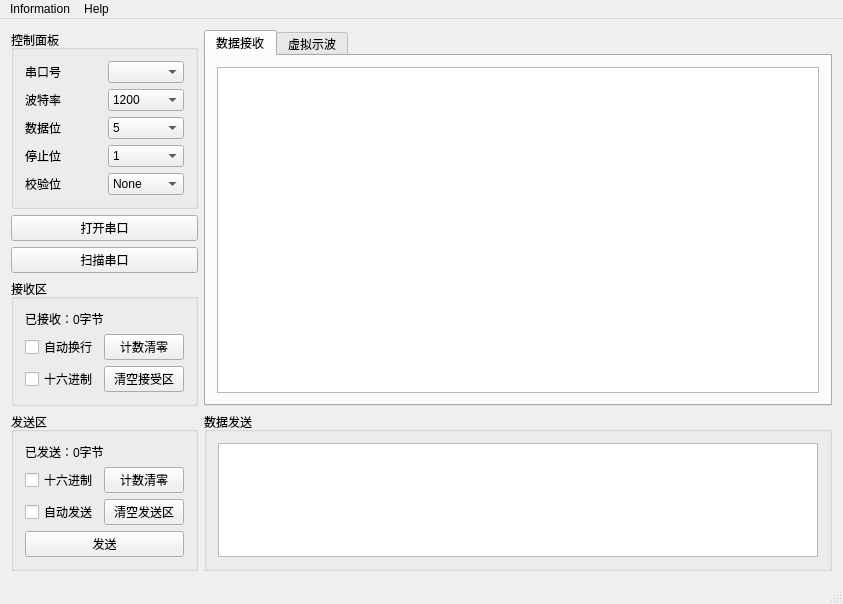
<?xml version="1.0" encoding="UTF-8"?>
<ui version="4.0">
 <class>MainWindow</class>
 <widget class="QMainWindow" name="MainWindow">
  <property name="geometry">
   <rect>
    <x>0</x>
    <y>0</y>
    <width>843</width>
    <height>563</height>
   </rect>
  </property>
  <property name="windowTitle">
   <string>MainWindow</string>
  </property>
  <widget class="QWidget" name="centralWidget">
   <layout class="QVBoxLayout" name="verticalLayout_8">
    <item>
     <layout class="QHBoxLayout" name="horizontalLayout">
      <item>
       <layout class="QVBoxLayout" name="verticalLayout_4">
        <item>
         <layout class="QVBoxLayout" name="verticalLayout_2">
          <item>
           <widget class="QGroupBox" name="groupBox">
            <property name="title">
             <string>控制面板</string>
            </property>
            <layout class="QVBoxLayout" name="verticalLayout">
             <item>
              <layout class="QGridLayout" name="gridLayout">
               <item row="1" column="0">
                <widget class="QLabel" name="label_2">
                 <property name="text">
                  <string>波特率</string>
                 </property>
                </widget>
               </item>
               <item row="0" column="1">
                <widget class="QComboBox" name="comboBox_Port"/>
               </item>
               <item row="0" column="0">
                <widget class="QLabel" name="label">
                 <property name="text">
                  <string>串口号</string>
                 </property>
                </widget>
               </item>
               <item row="1" column="1">
                <widget class="QComboBox" name="comboBox_Baud">
                 <item>
                  <property name="text">
                   <string>1200</string>
                  </property>
                 </item>
                 <item>
                  <property name="text">
                   <string>2400</string>
                  </property>
                 </item>
                 <item>
                  <property name="text">
                   <string>4800</string>
                  </property>
                 </item>
                 <item>
                  <property name="text">
                   <string>9600</string>
                  </property>
                 </item>
                 <item>
                  <property name="text">
                   <string>19200</string>
                  </property>
                 </item>
                 <item>
                  <property name="text">
                   <string>38400</string>
                  </property>
                 </item>
                 <item>
                  <property name="text">
                   <string>57600</string>
                  </property>
                 </item>
                 <item>
                  <property name="text">
                   <string>115200</string>
                  </property>
                 </item>
                </widget>
               </item>
               <item row="3" column="0">
                <widget class="QLabel" name="label_4">
                 <property name="text">
                  <string>停止位</string>
                 </property>
                </widget>
               </item>
               <item row="3" column="1">
                <widget class="QComboBox" name="comboBox_StopBit">
                 <item>
                  <property name="text">
                   <string>1</string>
                  </property>
                 </item>
                 <item>
                  <property name="text">
                   <string>1.5</string>
                  </property>
                 </item>
                 <item>
                  <property name="text">
                   <string>2</string>
                  </property>
                 </item>
                </widget>
               </item>
               <item row="2" column="0">
                <widget class="QLabel" name="label_3">
                 <property name="text">
                  <string>数据位</string>
                 </property>
                </widget>
               </item>
               <item row="2" column="1">
                <widget class="QComboBox" name="comboBox_DataBit">
                 <item>
                  <property name="text">
                   <string>5</string>
                  </property>
                 </item>
                 <item>
                  <property name="text">
                   <string>6</string>
                  </property>
                 </item>
                 <item>
                  <property name="text">
                   <string>7</string>
                  </property>
                 </item>
                 <item>
                  <property name="text">
                   <string>8</string>
                  </property>
                 </item>
                </widget>
               </item>
               <item row="4" column="1">
                <widget class="QComboBox" name="comboBox_CheckBit">
                 <item>
                  <property name="text">
                   <string>None</string>
                  </property>
                 </item>
                 <item>
                  <property name="text">
                   <string>Odd</string>
                  </property>
                 </item>
                 <item>
                  <property name="text">
                   <string>Even</string>
                  </property>
                 </item>
                 <item>
                  <property name="text">
                   <string>Space</string>
                  </property>
                 </item>
                 <item>
                  <property name="text">
                   <string>Mark</string>
                  </property>
                 </item>
                </widget>
               </item>
               <item row="4" column="0">
                <widget class="QLabel" name="label_5">
                 <property name="text">
                  <string>校验位</string>
                 </property>
                </widget>
               </item>
              </layout>
             </item>
            </layout>
           </widget>
          </item>
          <item>
           <widget class="QPushButton" name="OpenButton">
            <property name="text">
             <string>打开串口</string>
            </property>
           </widget>
          </item>
          <item>
           <widget class="QPushButton" name="ScanButton">
            <property name="text">
             <string>扫描串口</string>
            </property>
           </widget>
          </item>
         </layout>
        </item>
        <item>
         <widget class="QGroupBox" name="groupBox_2">
          <property name="title">
           <string>接收区</string>
          </property>
          <layout class="QVBoxLayout" name="verticalLayout_9">
           <item>
            <layout class="QVBoxLayout" name="verticalLayout_3">
             <item>
              <widget class="QLabel" name="label_recive">
               <property name="text">
                <string>已接收：0字节</string>
               </property>
              </widget>
             </item>
             <item>
              <layout class="QGridLayout" name="gridLayout_2">
               <item row="5" column="0">
                <widget class="QCheckBox" name="checkBox">
                 <property name="text">
                  <string>自动换行</string>
                 </property>
                </widget>
               </item>
               <item row="6" column="1">
                <widget class="QPushButton" name="r_Cls">
                 <property name="text">
                  <string>清空接受区</string>
                 </property>
                </widget>
               </item>
               <item row="6" column="0">
                <widget class="QCheckBox" name="R_checkBox_Hex">
                 <property name="text">
                  <string>十六进制</string>
                 </property>
                </widget>
               </item>
               <item row="5" column="1">
                <widget class="QPushButton" name="R_ClearButton">
                 <property name="text">
                  <string>计数清零</string>
                 </property>
                </widget>
               </item>
              </layout>
             </item>
            </layout>
           </item>
          </layout>
         </widget>
        </item>
       </layout>
      </item>
      <item>
       <widget class="QTabWidget" name="tabWidget">
        <property name="currentIndex">
         <number>0</number>
        </property>
        <widget class="QWidget" name="tab">
         <attribute name="title">
          <string>数据接收</string>
         </attribute>
         <layout class="QVBoxLayout" name="verticalLayout_7">
          <item>
           <widget class="QTextBrowser" name="textBrowser"/>
          </item>
         </layout>
        </widget>
        <widget class="QWidget" name="tab_2">
         <attribute name="title">
          <string>虚拟示波</string>
         </attribute>
        </widget>
       </widget>
      </item>
     </layout>
    </item>
    <item>
     <layout class="QHBoxLayout" name="horizontalLayout_3">
      <item>
       <widget class="QGroupBox" name="groupBox_3">
        <property name="title">
         <string>发送区</string>
        </property>
        <layout class="QHBoxLayout" name="horizontalLayout_2">
         <item>
          <layout class="QVBoxLayout" name="verticalLayout_5">
           <item>
            <widget class="QLabel" name="label_send">
             <property name="text">
              <string>已发送：0字节</string>
             </property>
            </widget>
           </item>
           <item>
            <layout class="QGridLayout" name="gridLayout_3">
             <item row="3" column="1">
              <widget class="QPushButton" name="S_ButtonClear">
               <property name="text">
                <string>计数清零</string>
               </property>
              </widget>
             </item>
             <item row="4" column="1">
              <widget class="QPushButton" name="s_Cls">
               <property name="text">
                <string>清空发送区</string>
               </property>
              </widget>
             </item>
             <item row="4" column="0">
              <widget class="QCheckBox" name="checkBox_timer">
               <property name="text">
                <string>自动发送</string>
               </property>
              </widget>
             </item>
             <item row="3" column="0">
              <widget class="QCheckBox" name="S_checkBox_Hex">
               <property name="text">
                <string>十六进制</string>
               </property>
              </widget>
             </item>
             <item row="6" column="0" colspan="2">
              <widget class="QPushButton" name="SendButton">
               <property name="text">
                <string>发送</string>
               </property>
              </widget>
             </item>
            </layout>
           </item>
          </layout>
         </item>
        </layout>
       </widget>
      </item>
      <item>
       <widget class="QGroupBox" name="groupBox_4">
        <property name="title">
         <string>数据发送</string>
        </property>
        <layout class="QVBoxLayout" name="verticalLayout_6">
         <item>
          <widget class="QTextEdit" name="textEdit_send"/>
         </item>
        </layout>
       </widget>
      </item>
     </layout>
    </item>
   </layout>
  </widget>
  <widget class="QMenuBar" name="menuBar">
   <property name="geometry">
    <rect>
     <x>0</x>
     <y>0</y>
     <width>843</width>
     <height>22</height>
    </rect>
   </property>
   <widget class="QMenu" name="menuInformation">
    <property name="title">
     <string>Information</string>
    </property>
    <addaction name="actionAbout"/>
   </widget>
   <widget class="QMenu" name="menuHelp">
    <property name="title">
     <string>Help</string>
    </property>
    <addaction name="actionInstrument"/>
   </widget>
   <addaction name="menuInformation"/>
   <addaction name="menuHelp"/>
  </widget>
  <widget class="QStatusBar" name="statusBar"/>
  <action name="actionAbout">
   <property name="text">
    <string>about</string>
   </property>
  </action>
  <action name="actionInstrument">
   <property name="text">
    <string>instrument</string>
   </property>
  </action>
 </widget>
 <layoutdefault spacing="6" margin="11"/>
 <resources/>
 <connections/>
</ui>
